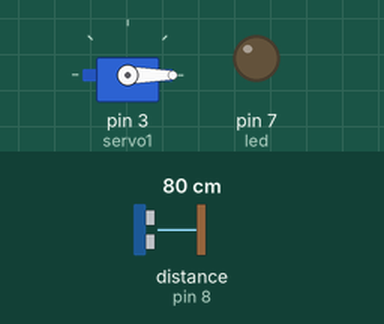
Simulated run of this sketch. Board: Arduino Uno, built with avr-gcc and run on an emulated ATmega328P. Parts: servo, output pins drawn as LEDs (lit = HIGH). Wiring (inferred from the names in the program): ultrasonic range finder: trigger pin 9; echo pin 8. The test bench sets the inputs (shaded band); at power-on: distance to the obstacle (sensor on pin 8) 80 cm. The echo pulse lasts 58.3 µs per cm; pins used as bus, display or sensor lines are not drawn.

Above: at 1.2 s.
1.3 s: distance to the obstacle (sensor on pin 8) set to 33 cm
2.8 s: distance to the obstacle (sensor on pin 8) set to 28 cm
At 3.2 s:
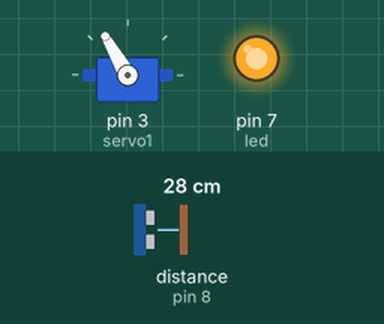
4.3 s: distance to the obstacle (sensor on pin 8) set to 35 cm
At 7.1 s:
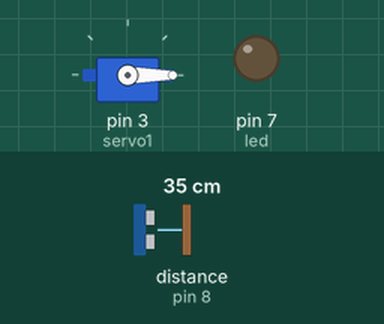
7.3 s: distance to the obstacle (sensor on pin 8) set to 2 cm
At 7.7 s:
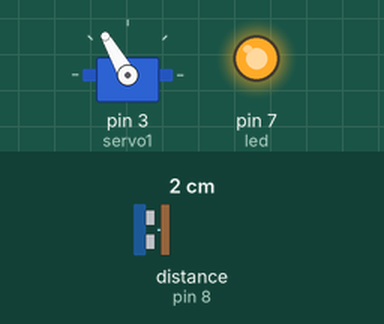
Timing chart, 0 to 9.8 s (numbered marks = the images above; inputs shaded):
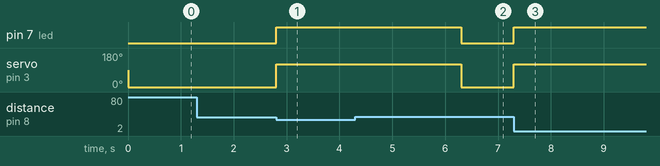

Measured:
- the behaviour switches between 32 and 31 cm on distance to the obstacle (sensor on pin 8) (found by bisection; images 0 and 1)
- after the input at 1.3 s, every drawn part: stays the same
- after the input at 2.8 s, pin 7 (led): LOW → HIGH at once; servo on pin 3 (servo1): 0° → 120° at once
- after the input at 4.3 s, pin 7 (led): HIGH → LOW after 2.0 s; servo on pin 3 (servo1): 120° → 0° after 2.0 s
- after the input at 7.3 s, pin 7 (led): LOW → HIGH at once; servo on pin 3 (servo1): 0° → 120° at once

The sketch:

Arduino_Akilli_Cop_Kutusu.ino
```cpp
#include <Servo.h>
Servo servo1;

int led = 7;

int echo_pin = 8;
int trig_pin = 9;

void setup() {
pinMode(echo_pin,INPUT);
pinMode(trig_pin,OUTPUT);

pinMode(led,OUTPUT);
servo1.attach(3);

Serial.begin(9600);
}

void loop() {

long sure,mesafe;
digitalWrite(trig_pin, LOW);
delayMicroseconds(2);
digitalWrite(trig_pin, HIGH);
delayMicroseconds(10);
digitalWrite(trig_pin, LOW);
sure = pulseIn(echo_pin, HIGH);
mesafe = (sure/2) / 29.1;


if (mesafe <= 30)
{
  servo1.write(120);
  digitalWrite(led,HIGH);
  delay(3500);
}

else
{
servo1.write(0);
digitalWrite(led,LOW);
}


}
```
